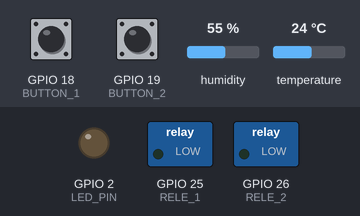
This sketch was run on a simulated ESP32. On the bench: switched loads named in the sketch (green lamp = pin HIGH), output pins drawn as LEDs (lit = HIGH). The test bench sets the inputs (shaded band); at power-on: GPIO 18 (BUTTON_1) HIGH, GPIO 19 (BUTTON_2) HIGH, humidity 55 %, temperature 24 °C. WiFi joins after 1.5 s; servers stay silent unless stated; the local clock reads 2024-03-15 10:24:30 at power-on unless the sketch sets it; what the sketch prints to the serial monitor is not drawn.

Above: at 2.7 s.
2.8 s: GPIO 18 (BUTTON_1) pulled LOW for 0.15 s
At 4.0 s:
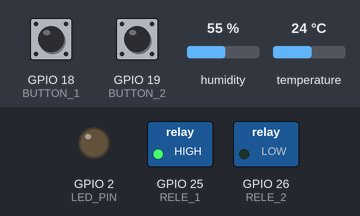
4.4 s: GPIO 19 (BUTTON_2) pulled LOW for 0.15 s
At 5.2 s:
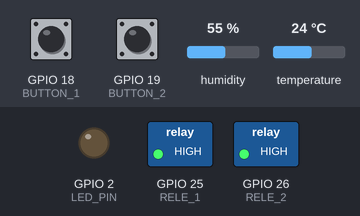
6.0 s: GPIO 18 (BUTTON_1) pulled LOW for 1 s
At 6.4 s:
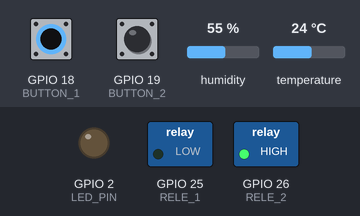
8.5 s: GPIO 18 (BUTTON_1) pulled LOW for 3.2 s
At 9.5 s:
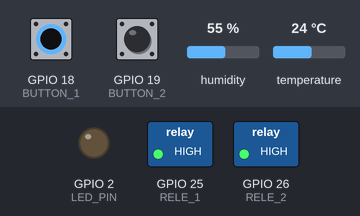
13.2 s: GPIO 19 (BUTTON_2) pulled LOW for 1 s
At 14.3 s:
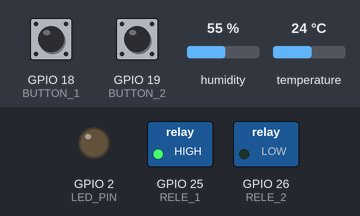
Timing chart, 0 to 16.2 s (numbered marks = the images above; inputs shaded):
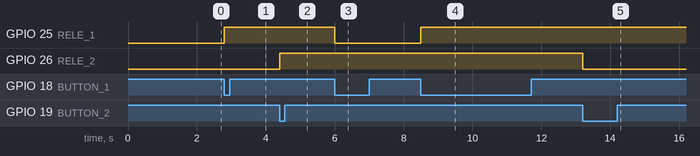

Measured:
- after the input at 2.8 s, GPIO 25 (RELE_1): LOW → HIGH at once
- after the input at 4.4 s, GPIO 26 (RELE_2): LOW → HIGH at once
- after the input at 6.0 s, GPIO 25 (RELE_1): HIGH → LOW at once
- after the input at 8.5 s, GPIO 25 (RELE_1): LOW → HIGH at once
- after the input at 13.2 s, GPIO 26 (RELE_2): HIGH → LOW at once

The sketch:

Esp32_Datetime_DHT11_Serial_V3.ino
```cpp
/*
 * Autor: Jonathan Rafael(Reservado2312)
 * Date:  03/03/2024
 *
*/

#include <WiFi.h>
#include <WiFiClient.h>
#include <time.h>
#include <DHT.h>
#include <Arduino.h>

#define DHTPIN 14     // Pino ao qual o sensor DHT11 está conectado
#define DHTTYPE DHT11 // Tipo do sensor DHT
#define LED_PIN 2 // Pino do Primeiro LED

/*
 * Connections: TOUCH BUTTONS
 *
 * TTP 223        Arduino
 * 5v         =>  5v
 * I\O(Sinal) =>  DigitalPort
 * GND        =>  GND
 *
*/
const int BUTTON_1 = 18; // Pino do botão 1
const int BUTTON_2 = 19; // Pino do botão 2

const int RELE_1 = 25;   // Pino do RELE 1
const int RELE_2 = 26;   // Pino do RELE 2

// Variáveis de estado

bool RELE_1_STATE = false;   // Estado inicial do RELE 1
bool RELE_2_STATE = false;   // Estado inicial do RELE 2

bool L_BUTTON_1_STATE = HIGH; // Estado anterior do botão 1
bool L_BUTTON_2_STATE = HIGH; // Estado anterior do botão 2

bool BUTTON_1_STATE;        // Estado atual do botão 1
bool BUTTON_2_STATE;        // Estado atual do botão 2


DHT dht(DHTPIN, DHTTYPE);

long unsigned int ax_send_time = 0;
long unsigned int ax_send_temp = 0;

const char* ssid = "Rede Casa";
const char* password = "gerlianexavier23";

void setup() {
  Serial.begin(9600);
  Serial2.begin(9600);
  dht.begin();
  pinMode(LED_PIN, OUTPUT); // Configura o Pino do LED como Saída
  pinMode(RELE_1, OUTPUT); // Configura o Pino do Rele 1 como Saída
  pinMode(RELE_2, OUTPUT); // Configura o Pino do Rele 2 como Saída
  pinMode(BUTTON_1, INPUT); // Configura o Pino do botão 1 Rele como Entrada
  pinMode(BUTTON_2, INPUT); // Configura o Pino do botão 2 Rele como Entrada


  // Conectando-se à rede Wi-Fi
  Serial.println();
  Serial.print("Conectando-se a ");
  Serial.println(ssid);
  WiFi.begin(ssid, password);
  while (WiFi.status() != WL_CONNECTED) {
    delay(500);
    Serial.print(".");
  }
  Serial.println("");
  Serial.println("Conectado à rede Wi-Fi");
  // Imprimindo o endereço IP

  Serial.print("Endereço IP: ");
  Serial.println(WiFi.localIP());
  //OBS: CRIAR UMA FUNÇÃO PARA RETORNAR O IP DO DISPOSITIVO PELA SERIAL CASO SOLICITADO


  // Inicializar e sincronizar o tempo
  configTime(-3 * 3600, 0, "pool.ntp.org"); // Ajuste para o fuso horário de Brasília (GMT-3)
  Serial.println("Sincronizando o tempo...");
  while (!time(nullptr)) {
    delay(1000);
    Serial.println("Aguardando sincronização do tempo...");
  }
  Serial.println("Tempo sincronizado");
}


void ChamadaComando()
{
    String comando = Serial2.readStringUntil(' '); // Lê o comando enviado pela porta serial
    String acao; //Recebe acao do comando que Liga ou Desliga algo
    //Exemplo led: LED ON ou LED OFF
    //Exemplo rele: RELE1 ON ou RELE1 OFF
    //Exemplo msg: MSG Sua Menssagem!!
    int pin;

    // Debug: Imprime o comando recebido
    Serial.print("Comando recebido: ");
    Serial.println(comando);

    if (comando == "LED" || comando == "RELE1" || comando == "RELE2") {
      acao = Serial2.readStringUntil('\n'); // Lê a ação (ON ou OFF)

      // Debug: Imprime a ação recebida
      Serial.print("Ação recebida: ");
      Serial.println(acao);

      // Determina qual LED deve ser controlado
      if (comando == "LED") {
        pin = LED_PIN;
      } else if (comando == "RELE1") {
        pin = RELE_1;
      } else if (comando == "RELE2") {
        pin = RELE_2;
      }
      if (acao == "ON")
      {
        digitalWrite(pin, HIGH); // Liga o LED
      }
      else if(acao == "OFF")
      {
        digitalWrite(pin, LOW); // Desliga o LED
      }
      else
      {
        //Debug Caso não execute nada ou a ação não exista!
        Serial.println("Erro ao receber ação: ");
        Serial.println(acao);
        Serial.println("No Pino: ");
        Serial.println(pin);
      }
    }
    else if (comando == "MSG")
    {
      String mensagem = Serial.readStringUntil('\n'); // Lê a mensagem

      // Imprime a mensagem
      Serial.print("Mensagem: ");
      Serial.print(mensagem);
    }
    else
    {
      //Debug que Trata comando inexistente
      Serial.println("Comando: ");
      Serial.println(comando);
      Serial.println("Inexistente!");
    }
}

void ComandoReles()
{
  // Lê o estado atual doS botões
  BUTTON_1_STATE = digitalRead(BUTTON_1);
  BUTTON_2_STATE = digitalRead(BUTTON_2);


  // Verifica se o botão 1 foi pressionado
  if (BUTTON_1_STATE == LOW && L_BUTTON_1_STATE == HIGH) {
    // Inverte o estado do RELE 1
    RELE_1_STATE = !RELE_1_STATE;
    // Atualiza o estado do RELE 1 caso ledState seja verdadeio ou falso usando o
    // operador condicional ternário (variavel/função que retorne true ou false ? HIGH : FALSE)  para determinar o valor a ser escrito no pino do LED
    digitalWrite(RELE_1, RELE_1_STATE ? HIGH : LOW);

    //ledState1 ? Funcao1Butao1() : Funcao2Butao1();
  }
  // Salva o estado atual do botão 2 para a próxima iteração
  L_BUTTON_1_STATE = BUTTON_1_STATE;

  // Verifica se o botão 2 foi pressionado
  if (BUTTON_2_STATE == LOW && L_BUTTON_2_STATE == HIGH) {
    // Inverte o estado do RELE 2
    RELE_2_STATE = !RELE_2_STATE;
    // Atualiza o estado do RELE 2 caso ledState seja verdadeio ou falso usando o
    // operador condicional ternário (variavel/função que retorne true ou false ? HIGH : FALSE)  para determinar o valor a ser escrito no pino do LED
    digitalWrite(RELE_2, RELE_2_STATE ? HIGH : LOW);

    //ledState1 ? Funcao1Butao1() : Funcao2Butao1();
  }
  // Salva o estado atual do botão 2 para a próxima iteração
  L_BUTTON_2_STATE = BUTTON_2_STATE;

}


void loop() {
  //if (Serial2.available() > 0)
  //{ // Verifica se há dados disponíveis para leitura
  //  ChamadaComando();
  //}


   ComandoReles();

  if (millis() - ax_send_time >= 1000)
  {
    time_t now = time(nullptr);
    struct tm* timeinfo;
    timeinfo = localtime(&now);
    // Formatando a hora atual
    char buffer[80];

    // Enviar hora pela porta serial
    strftime(buffer, 80, "%H:%M:%S", timeinfo);
    Serial2.print("TIME ");
    Serial2.print(buffer);
    Serial2.println();

    // Enviar DATA pela porta serial
    strftime(buffer, 80, "%d/%m/%Y", timeinfo);
    Serial2.print("DATE ");
    Serial2.print(buffer);
    Serial2.println();

    ax_send_time = millis();
  }


  if(millis() - ax_send_temp >= 5000)
  {
    float temp = dht.readTemperature();
    float humidi = dht.readHumidity();

    Serial2.print("TEMP ");
    Serial2.print(temp);
    Serial2.println();

    Serial2.print("RANGE_BAR ");
    Serial2.print(humidi);
    Serial2.println();

    ax_send_temp = millis();
  }
}
```
